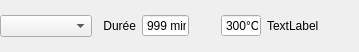
<?xml version="1.0" encoding="UTF-8"?>
<ui version="4.0">
 <class>c_processElemView</class>
 <widget class="QWidget" name="c_processElemView">
  <property name="geometry">
   <rect>
    <x>0</x>
    <y>0</y>
    <width>359</width>
    <height>52</height>
   </rect>
  </property>
  <property name="sizePolicy">
   <sizepolicy hsizetype="Preferred" vsizetype="Preferred">
    <horstretch>0</horstretch>
    <verstretch>0</verstretch>
   </sizepolicy>
  </property>
  <property name="windowTitle">
   <string>Form</string>
  </property>
  <layout class="QVBoxLayout" name="verticalLayout_2">
   <property name="spacing">
    <number>0</number>
   </property>
   <property name="leftMargin">
    <number>0</number>
   </property>
   <property name="topMargin">
    <number>0</number>
   </property>
   <property name="rightMargin">
    <number>0</number>
   </property>
   <property name="bottomMargin">
    <number>0</number>
   </property>
   <item>
    <widget class="QWidget" name="widget" native="true">
     <layout class="QHBoxLayout" name="horizontalLayout">
      <property name="spacing">
       <number>6</number>
      </property>
      <property name="leftMargin">
       <number>0</number>
      </property>
      <property name="topMargin">
       <number>1</number>
      </property>
      <property name="rightMargin">
       <number>0</number>
      </property>
      <property name="bottomMargin">
       <number>1</number>
      </property>
      <item>
       <layout class="QVBoxLayout" name="verticalLayout">
        <item>
         <widget class="QComboBox" name="processType">
          <property name="sizePolicy">
           <sizepolicy hsizetype="Minimum" vsizetype="Fixed">
            <horstretch>0</horstretch>
            <verstretch>0</verstretch>
           </sizepolicy>
          </property>
          <property name="editable">
           <bool>false</bool>
          </property>
          <property name="sizeAdjustPolicy">
           <enum>QComboBox::AdjustToMinimumContentsLength</enum>
          </property>
         </widget>
        </item>
       </layout>
      </item>
      <item>
       <widget class="QLabel" name="label">
        <property name="maximumSize">
         <size>
          <width>38</width>
          <height>16777215</height>
         </size>
        </property>
        <property name="text">
         <string>Durée</string>
        </property>
        <property name="alignment">
         <set>Qt::AlignRight|Qt::AlignTrailing|Qt::AlignVCenter</set>
        </property>
       </widget>
      </item>
      <item>
       <layout class="QVBoxLayout" name="verticalLayout_3">
        <item>
         <widget class="QSpinBox" name="duration">
          <property name="minimumSize">
           <size>
            <width>47</width>
            <height>0</height>
           </size>
          </property>
          <property name="maximumSize">
           <size>
            <width>47</width>
            <height>16777215</height>
           </size>
          </property>
          <property name="buttonSymbols">
           <enum>QAbstractSpinBox::NoButtons</enum>
          </property>
          <property name="suffix">
           <string> min</string>
          </property>
          <property name="maximum">
           <number>999</number>
          </property>
          <property name="value">
           <number>999</number>
          </property>
         </widget>
        </item>
       </layout>
      </item>
      <item>
       <widget class="QLabel" name="label_2">
        <property name="minimumSize">
         <size>
          <width>20</width>
          <height>0</height>
         </size>
        </property>
        <property name="maximumSize">
         <size>
          <width>20</width>
          <height>16777215</height>
         </size>
        </property>
        <property name="text">
         <string/>
        </property>
        <property name="pixmap">
         <pixmap resource="../rsc/rsc.qrc">:/images/temp.png</pixmap>
        </property>
        <property name="scaledContents">
         <bool>true</bool>
        </property>
        <property name="alignment">
         <set>Qt::AlignRight|Qt::AlignTrailing|Qt::AlignVCenter</set>
        </property>
        <property name="wordWrap">
         <bool>false</bool>
        </property>
       </widget>
      </item>
      <item>
       <layout class="QVBoxLayout" name="verticalLayout_4">
        <item>
         <widget class="QSpinBox" name="temperature">
          <property name="maximumSize">
           <size>
            <width>40</width>
            <height>16777215</height>
           </size>
          </property>
          <property name="buttonSymbols">
           <enum>QAbstractSpinBox::NoButtons</enum>
          </property>
          <property name="suffix">
           <string>°C</string>
          </property>
          <property name="maximum">
           <number>300</number>
          </property>
          <property name="value">
           <number>300</number>
          </property>
         </widget>
        </item>
       </layout>
      </item>
      <item>
       <widget class="QLabel" name="processLabel">
        <property name="sizePolicy">
         <sizepolicy hsizetype="Minimum" vsizetype="Preferred">
          <horstretch>0</horstretch>
          <verstretch>0</verstretch>
         </sizepolicy>
        </property>
        <property name="text">
         <string>TextLabel</string>
        </property>
       </widget>
      </item>
     </layout>
    </widget>
   </item>
  </layout>
 </widget>
 <resources>
  <include location="../rsc/rsc.qrc"/>
  <include location="../rsc/rsc.qrc"/>
 </resources>
 <connections/>
</ui>
